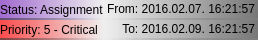
<?xml version="1.0" encoding="UTF-8"?>
<ui version="4.0">
 <class>taskDetailItem</class>
 <widget class="QWidget" name="taskDetailItem">
  <property name="geometry">
   <rect>
    <x>0</x>
    <y>0</y>
    <width>240</width>
    <height>40</height>
   </rect>
  </property>
  <property name="windowTitle">
   <string notr="true"/>
  </property>
  <property name="styleSheet">
   <string notr="true">QLabel {
    border: 0px;
    background: background: qlineargradient(spread:pad, x1:0, y1:0, x2:1, y2:0, stop:0 rgba(0, 0, 0, 0), stop:1 rgba(255, 255, 255, 40));
	padding: 3px;
}</string>
  </property>
  <layout class="QGridLayout" name="gridLayout" rowstretch="0,0">
   <property name="margin">
    <number>0</number>
   </property>
   <property name="spacing">
    <number>0</number>
   </property>
   <item row="0" column="1">
    <widget class="QLabel" name="dateFromLabel">
     <property name="accessibleDescription">
      <string notr="true"/>
     </property>
     <property name="styleSheet">
      <string notr="true">QLabel {
	background: qlineargradient(spread:pad, x1:0, y1:0, x2:1, y2:0, stop:0 rgba(255, 255, 255, 0), stop:1 rgba(64, 64, 64, 175));
    border-bottom: 2px solid qlineargradient(spread:pad, x1:0, y1:0, x2:1, y2:0, stop:0 rgba(255, 255, 255, 0), stop:1 rgba(128, 128, 128, 175));
	padding: 0px;
}</string>
     </property>
     <property name="text">
      <string>From: 2016.02.07. 16:21:57</string>
     </property>
     <property name="textFormat">
      <enum>Qt::PlainText</enum>
     </property>
     <property name="alignment">
      <set>Qt::AlignRight|Qt::AlignTrailing|Qt::AlignVCenter</set>
     </property>
    </widget>
   </item>
   <item row="1" column="1">
    <widget class="QLabel" name="dateToLabel">
     <property name="accessibleDescription">
      <string notr="true"/>
     </property>
     <property name="styleSheet">
      <string notr="true">QLabel {
	background: qlineargradient(spread:pad, x1:0, y1:0, x2:1, y2:0, stop:0 rgba(255, 255, 255, 0), stop:1 rgba(64, 64, 64, 175));
    border-bottom: 2px solid qlineargradient(spread:pad, x1:0, y1:0, x2:1, y2:0, stop:0 rgba(255, 255, 255, 0), stop:1 rgba(128, 128, 128, 175));
	padding: 0px;
}</string>
     </property>
     <property name="text">
      <string>To: 2016.02.09. 16:21:57</string>
     </property>
     <property name="textFormat">
      <enum>Qt::PlainText</enum>
     </property>
     <property name="alignment">
      <set>Qt::AlignRight|Qt::AlignTrailing|Qt::AlignVCenter</set>
     </property>
    </widget>
   </item>
   <item row="0" column="0">
    <widget class="QLabel" name="stautsLabel">
     <property name="minimumSize">
      <size>
       <width>0</width>
       <height>20</height>
      </size>
     </property>
     <property name="styleSheet">
      <string notr="true">QLabel {
	background: qlineargradient(spread:pad, x1:0, y1:0, x2:1, y2:0, stop:0 rgba(125, 45, 192, 175), stop:1 rgba(64, 64,64, 0));
    border-bottom: 2px solid qlineargradient(spread:pad, x1:0, y1:0, x2:1, y2:0, stop:0 rgba(64, 64, 64, 175), stop:1 rgba(255, 255,255, 0));
}</string>
     </property>
     <property name="text">
      <string>Status: Assignment</string>
     </property>
     <property name="textFormat">
      <enum>Qt::PlainText</enum>
     </property>
     <property name="alignment">
      <set>Qt::AlignLeading|Qt::AlignLeft|Qt::AlignVCenter</set>
     </property>
     <property name="margin">
      <number>2</number>
     </property>
    </widget>
   </item>
   <item row="1" column="0">
    <widget class="QLabel" name="priorityLabel">
     <property name="minimumSize">
      <size>
       <width>0</width>
       <height>20</height>
      </size>
     </property>
     <property name="styleSheet">
      <string notr="true">QLabel {
	background: qlineargradient(spread:pad, x1:0, y1:0, x2:1, y2:0, stop:0 rgba(255, 0, 0, 175), stop:1 rgba(64, 64,64, 0));
    border-bottom: 2px solid qlineargradient(spread:pad, x1:0, y1:0, x2:1, y2:0, stop:0 rgba(64, 64, 64, 175), stop:1 rgba(255, 255,255, 0));
}</string>
     </property>
     <property name="text">
      <string>Priority: 5 - Critical</string>
     </property>
     <property name="textFormat">
      <enum>Qt::PlainText</enum>
     </property>
     <property name="alignment">
      <set>Qt::AlignLeading|Qt::AlignLeft|Qt::AlignVCenter</set>
     </property>
     <property name="margin">
      <number>2</number>
     </property>
    </widget>
   </item>
  </layout>
 </widget>
 <resources/>
 <connections/>
</ui>
